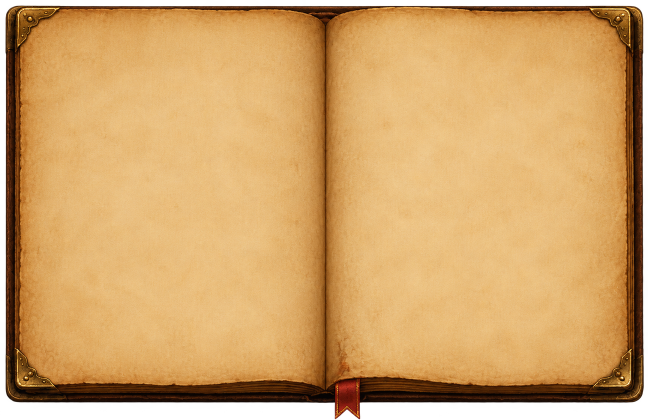
#> input picture art/ui/runtime/hero_menu/spell_book.png, 1296 x 840 px (shown at 1/2 size)
$ python -i build_hero_menu_icons.py   (imports and definitions only)
#> lines starting #> are read from the running program, lines starting #| are printed output that depends on the picture
"""Cuts the hero menu's small icons out of their painted sheets.

    python tools/build_hero_menu_icons.py

Sources (art/ui/source/generated/hero_menu_20261110, archived; see its
provenance.json): glyphs.png, a 4 by 3 sheet of gold emblems (the four pages,
the four command stats, the three meters, a laurel); slots.png, a 5 by 2 sheet
of the outlines empty artifact slots show; body.png, the figure the artifact
slots stand on. Each icon is cut from its cell, trimmed to what is painted,
centred on a square and written to art/ui/runtime/hero_menu.

The spell page's open book (art/ui/source/generated/hero_spell_book_20261110,
spell_book.png) is only made smaller.
"""

from __future__ import annotations

from pathlib import Path

from PIL import Image

ROOT = Path(__file__).resolve().parents[1]
SOURCE = ROOT / "art" / "ui" / "source" / "generated" / "hero_menu_20261110"
RUNTIME = ROOT / "art" / "ui" / "runtime" / "hero_menu"
BOOK_SOURCE = ROOT / "art" / "ui" / "source" / "generated" / "hero_spell_book_20261110" / "spell_book.png"
# A row of five round badges, one for each school of magic.
SCHOOLS_SOURCE = ROOT / "art" / "ui" / "source" / "generated" / "hero_spell_book_20261110" / "schools.png"
SCHOOLS = [["school_basic", "school_beacon", "school_furnace", "school_root", "school_veil"]]
SCHOOL_EDGE = 96
# One and a half times the page it lies on in the hero menu at 100%.
BOOK_SIZE = (1296, 840)

GLYPHS = [
    ["page_army", "page_artifacts", "page_specialties", "page_spells"],
    ["stat_attack", "stat_defense", "stat_power", "stat_knowledge"],
    ["meter_movement", "meter_mana", "meter_scouting", "level_laurel"],
]
SLOTS = [
    ["slot_head", "slot_neck", "slot_cloak", "slot_armor", "slot_hand"],
    ["slot_ring", "slot_boots", "slot_banner", "slot_trinket", "slot_backpack"],
]
GLYPH_EDGE = 96
SLOT_EDGE = 72
BODY_HEIGHT = 520
# Paint fainter than this is the sheet's haze, not the icon.
ALPHA_FLOOR = 24


# [29 lines left out: functions cut_sheet, write_icon, not called in this run]


def cut_body(path: Path) -> None:
    body = Image.open(path).convert("RGBA")
#> body is the input picture: PIL image 1296x840 RGBA; mean R, G, B, A 192.2, 146.6, 87.3, 233.7
    box = body.getchannel("A").point(lambda value: 255 if value >= ALPHA_FLOOR else 0).getbbox()
#> box = (10, 11, 1288, 839)
    body = body.crop(box)
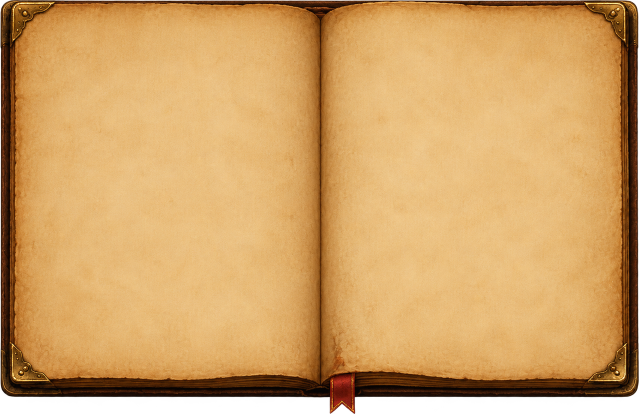
#> body: PIL image 1278x828 RGBA (shown at 1/2 size); mean R, G, B, A 197, 150.8, 89.8, 240.4; transparent parts drawn white
    width = round(body.width * BODY_HEIGHT / body.height)
#> width = 803
    body = body.resize((width, BODY_HEIGHT), Image.LANCZOS)
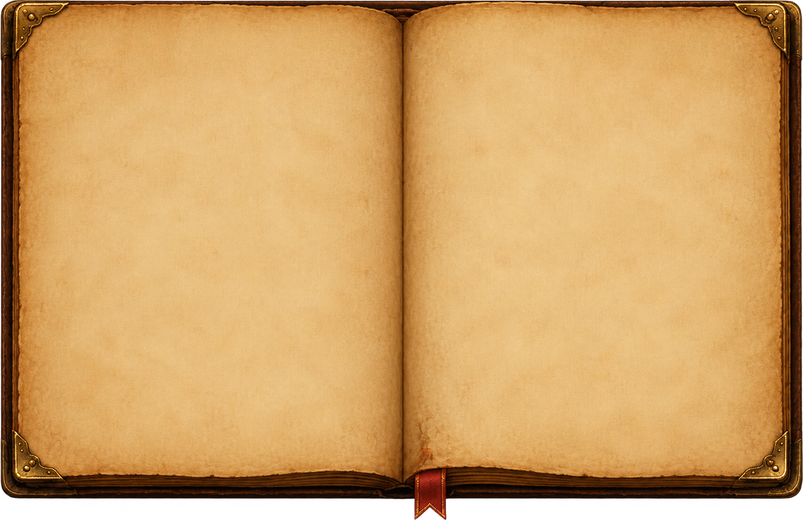
#> body: PIL image 803x520 RGBA; mean R, G, B, A 196.1, 150.3, 89.4, 240.4; transparent parts drawn white
    # The painting is a bright orange; the menu wants a quiet bronze shape with
    # the lighter edge kept, so the brightness alone is carried over.
    light = body.convert("L")
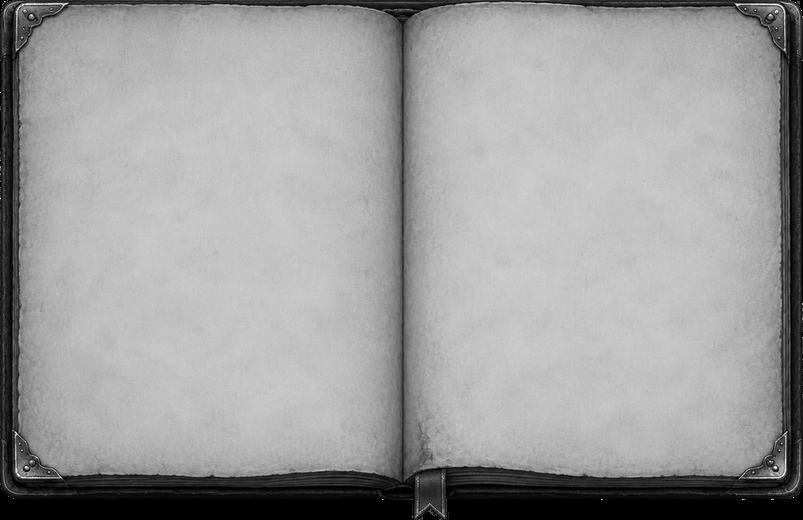
#> light: PIL image 803x520 L; min 0, max 255, mean 157
    low, high = light.getextrema()
#> low = 0; high = 255
    span = max(1, high - low)
#> span = 255
    dark, pale = (58, 46, 32), (206, 164, 96)
    bronze = Image.merge("RGB", [
        light.point(lambda value, a=dark[i], b=pale[i]: round(a + (b - a) * (value - low) / span))
        for i in range(3)
    ])
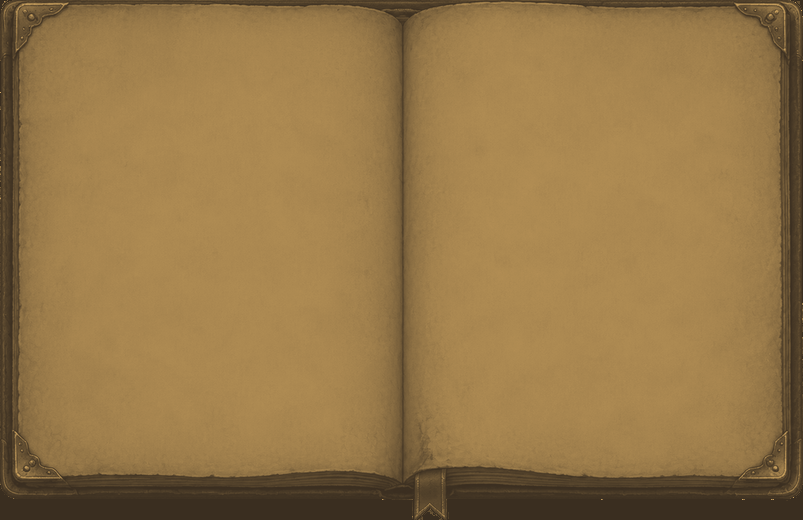
#> bronze: PIL image 803x520 RGB; mean R, G, B 149.1, 118.7, 71.4
    bronze.putalpha(body.getchannel("A"))
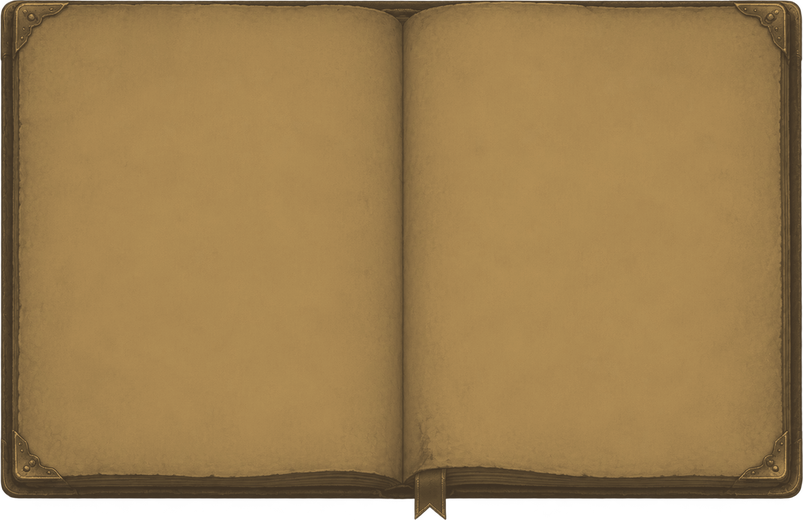
#> bronze: PIL image 803x520 RGBA; mean R, G, B, A 149.1, 118.7, 71.4, 240.4; transparent parts drawn white
    bronze.save(RUNTIME / "body.png")


# [15 lines left out: function main, not called in this run]


# [2 lines not run here, left out]

>>> result = cut_body('../art/ui/runtime/hero_menu/spell_book.png')
